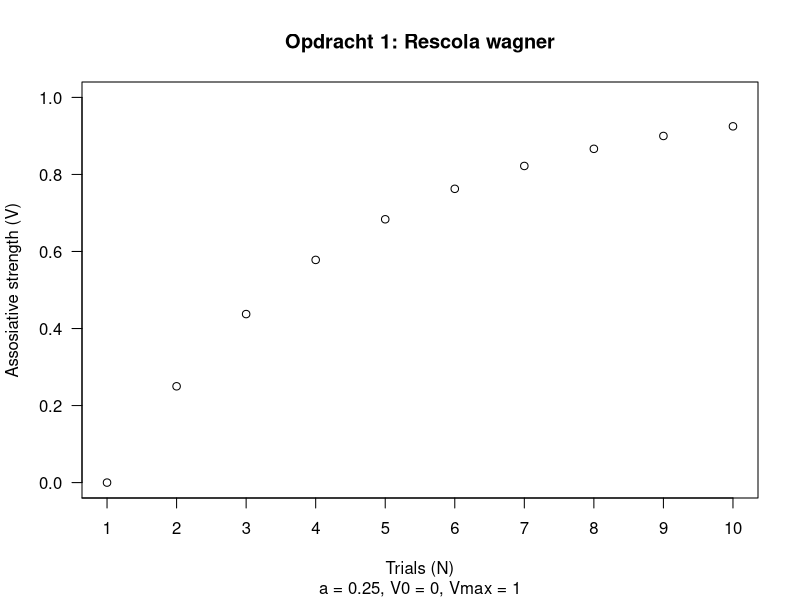
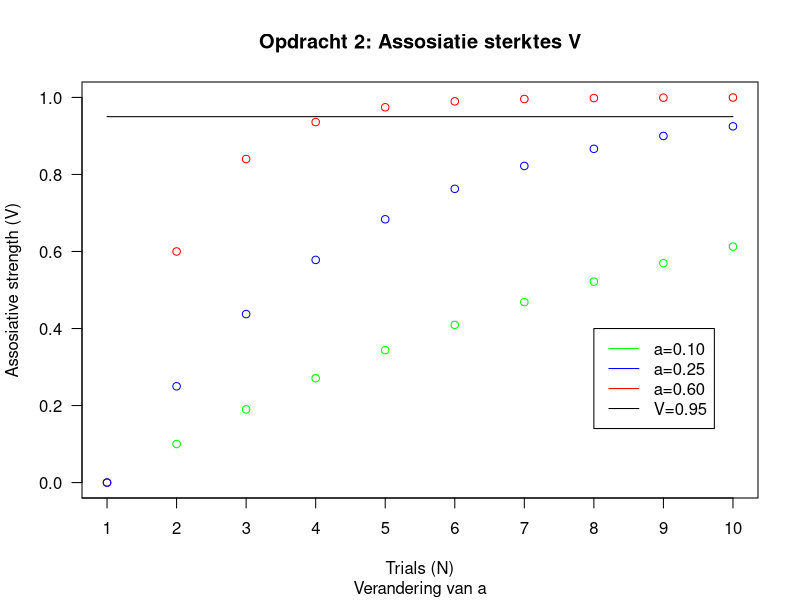
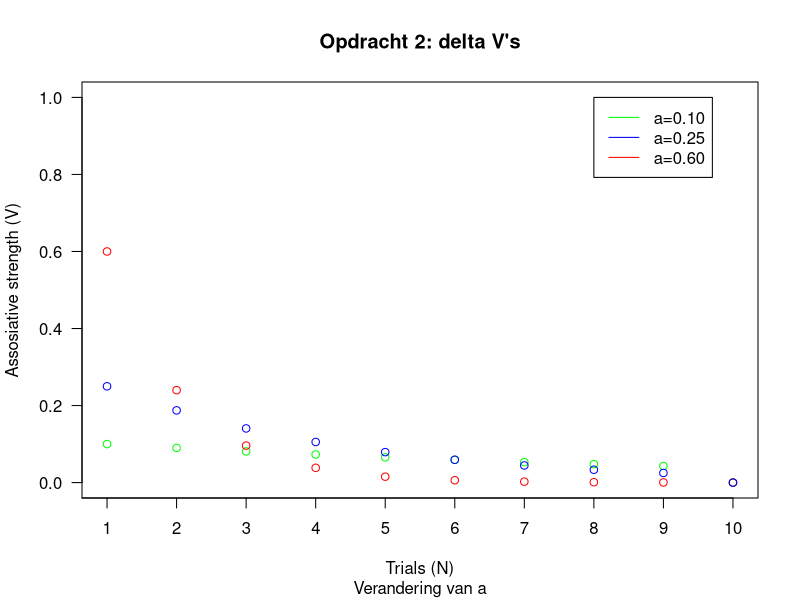
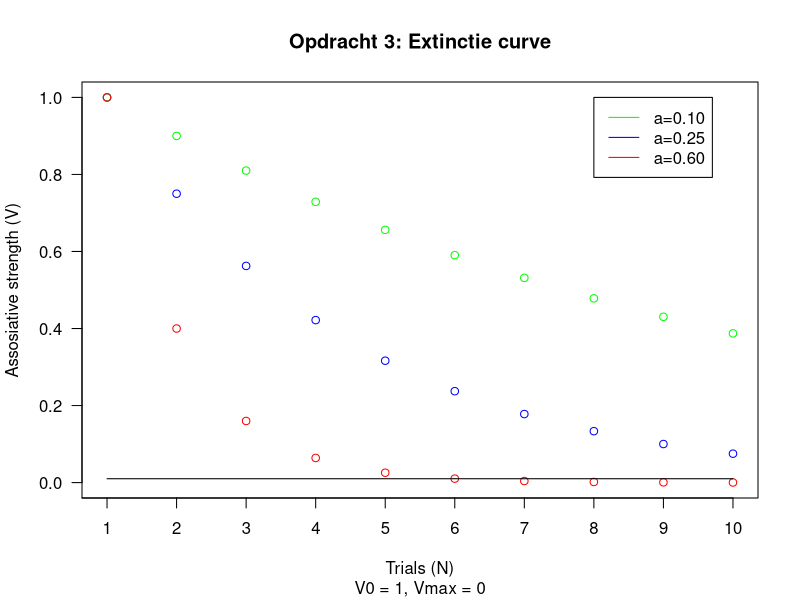
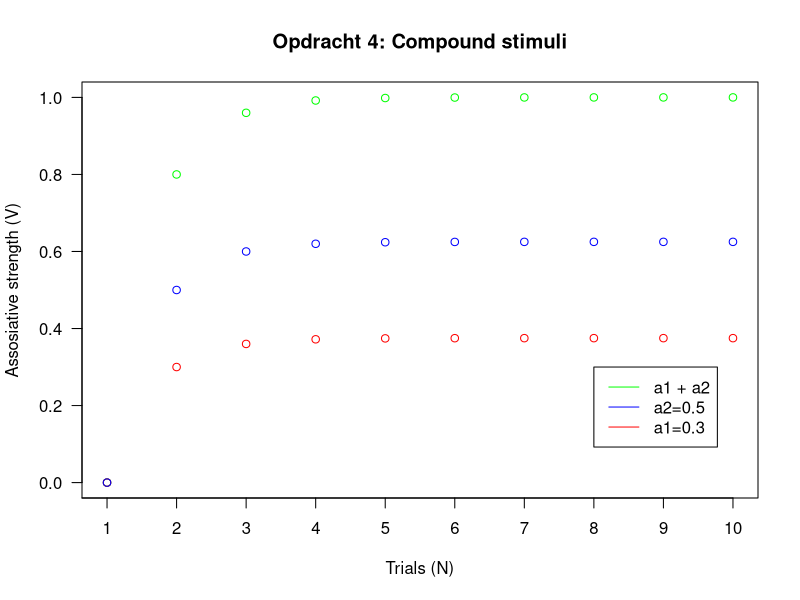
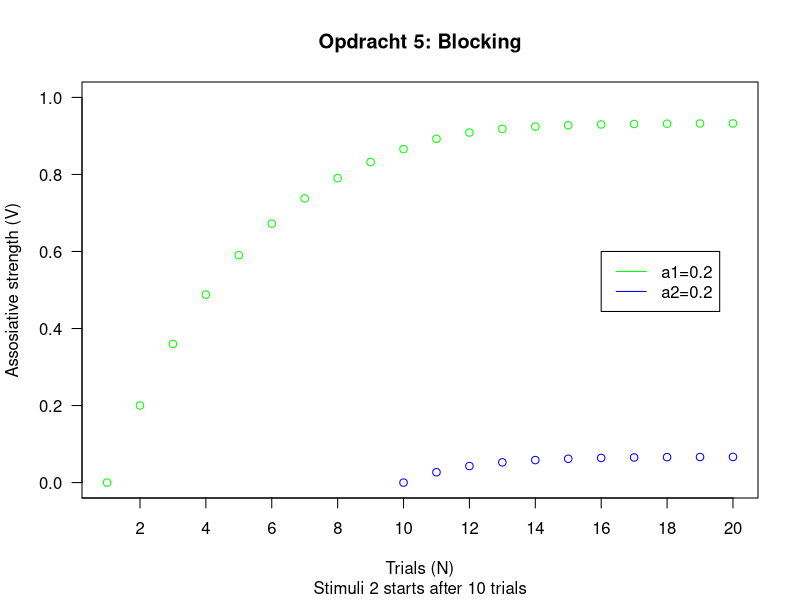
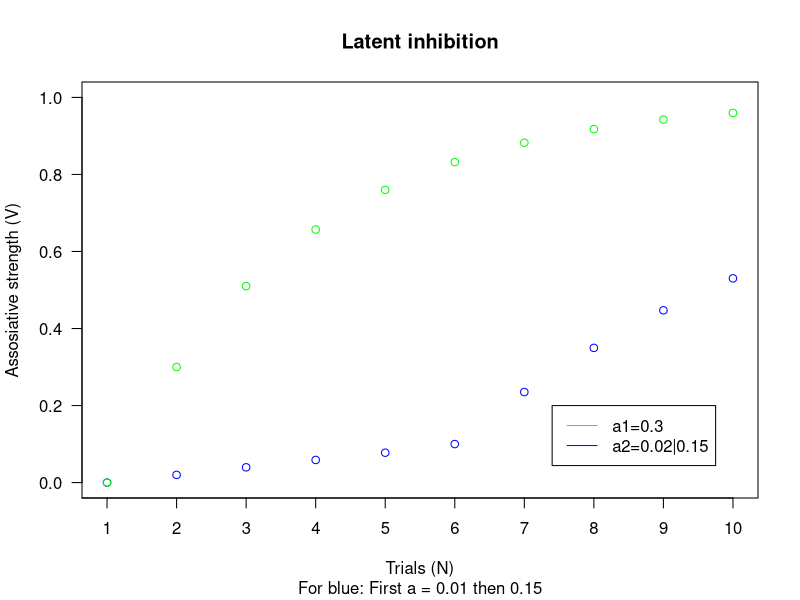

Source code (R) for these figures, in order:
## ---- chunk 1
## set working direcotry
setwd("/home/harm/Uni/cogmod/LC2/") ##<======= SET THIS TO YOUR LC2 FOLDER!
## ---- chunk 2
# Basic Rescola wagner function
rw <- function(a, v0, vM, trials) {
  v = c(v0)
  dV = c()
  
  for (t in 1:(trials-1)) {
    dV[t] = a * (vM - v[t])
    v[t+1] = v[t] + dV[t]
  }
  dV = append(dV, 0)
  return(data.frame(v, dV))
}

# Plot multiple data sets
plt_rw <- function(plts, title, sub) {
  xl = length(plts[[1]]$y)
  plot(0, main=title, sub=sub,
       xlab = "Trials (N)", 
       ylab="Assosiative strength (V)", 
       xlim = c(1,xl), ylim=c(0,1), 
       xaxt="n", yaxt="n", type='l', lty=0)
  for (plt in plts) {
    if (is.null(plt$col)) {
      plt$col = 'black'
    }
    if (is.null(plt$type)) {
      plt$type = 'p'
    }
    if (is.null(plt$x)) {
      plt$x = 1:xl
    }
    lines(plt$x, plt$y, type=plt$type, col=plt$col)
    
  }
  if (xl > 10) {
    axis(1, at=seq(0, xl, 2))
  }
  else {
    axis(1, at=seq(0,xl,1))
  }
  axis(2, at=seq(0,1,0.2), las=2)
}

# Compound stimulus
compound <- function(as, v0, vM, trials) {
  v = c(v0);  v1 = c(v0);  v2 = c(v0)
  dV = c();  dV1 = c();  dV2 = c()
  
  for (t in 1:(trials-1)) {
    dV1[t] = as[1] * (vM - v[t])
    dV2[t] = as[2] * (vM - v[t])
    dV[t] = dV1[t] + dV2[t]
    v[t+1] = v[t] + dV[t]
    v1[t+1] = v1[t] + dV1[t]
    v2[t+1] = v2[t] + dV2[t]
  }
  return(data.frame(v,v1,v2))
}

# Blocking
blocking <- function(as, v0, vM, trials, startB) {
  x1 = 1:trials
  x2 = startB:trials
  v = c(v0);  v1 = c(v0);  v2 = c(v0)
  dV = c();  dV1 = c();  dV2 = c()
  for (t in 1:(trials-1)) {
    dV1[t] = as[1] * (vM - v[t])
    if (t >= startB) {
      dV2[t] = as[2] * (vM - v[t])
    }
    else {
      dV2[t] = 0
    }
    dV[t] = dV1[t] + dV2[t]
    v[t+1] = v[t] + dV[t]
    v1[t+1] = v1[t] + dV1[t]
    if (t >= startB) {
      v2[t+1] = v2[t] + dV2[t]
    }
    else {
      v2[t+1] = 0
    }
  }
  return(list(x1=x1, x2=x2, v1=v1, v2=v2[startB:trials]))
}
## ---- chunk 3
v = list(y=rw(0.25,0,1,10)$v)
plt_rw(list(v), "Opdracht 1: Rescola wagner", "a = 0.25, V0 = 0, Vmax = 1")

## ---- chunk 4
vA = list(y = rw(0.1,0,1,10)$v, col='green')
vB = list(y = rw(0.6,0,1,10)$v, col='red')
vC = list(y = rw(0.25,0,1,10)$v, col='blue')
l = list(y = rep(0.95,10), type='l')


plt_rw(list(vA, vB, vC, l), "Opdracht 2: Assosiatie sterktes V", "Verandering van a")
legend(8,0.4, legend=c("a=0.10",'a=0.25', 'a=0.60','V=0.95'),
       col=c('green','blue','red','black'), lty = c(1,1,1,1))

vA = list(y = rw(0.1,0,1,10)$dV, col='green')
vB = list(y = rw(0.6,0,1,10)$dV, col='red')
vC = list(y = rw(0.25,0,1,10)$dV, col='blue')

plt_rw(list(vA, vB, vC), "Opdracht 2: delta V's", "Verandering van a")
legend(8,1, legend=c("a=0.10",'a=0.25', 'a=0.60'), col=c('green','blue','red'),
       lty = c(1,1,1))

## ---- chunk 5
ext2 = list(y=rw(0.1,1,0,10)$v, col='green')
ext1 = list(y=rw(0.25,1,0,10)$v, col='blue')
ext3 = list(y=rw(0.6,1,0,10)$v, col='red')
l = list(y = rep(0.01,10), type='l')
plt_rw(list(ext1,ext2,ext3, l), "Opdracht 3: Extinctie curve", "V0 = 1, Vmax = 0")
legend(8,1, legend=c("a=0.10", 'a=0.25','a=0.60'), col=c('green','blue', 'red'),
       lty = c(1,1,1))
## ---- chunk 6
cmpd = compound(c(0.3,0.5), 0, 1, 10)
v = list(y = cmpd$v, col = 'green')
v1 = list(y = cmpd$v1, col = 'red')
v2 = list(y = cmpd$v2, col = 'blue')
plt_rw(list(v, v1, v2), "Opdracht 4: Compound stimuli", '')
legend(8,0.3, legend=c('a1 + a2',"a2=0.5", 'a1=0.3'), col=c('green','blue','red'),
       lty = c(1,1,1))
## ---- chunk 7
blck = blocking(c(0.2,0.2), 0, 1, 20, 10)
v1 = list(y=blck$v1, x=blck$x1, col='green')
v2 = list(y=blck$v2, x=blck$x2, col='blue')
plt_rw(list(v1, v2), "Opdracht 5: Blocking", "Stimuli 2 starts after 10 trials")
legend(16,0.6, legend=c('a1=0.2', 'a2=0.2'), col=c('green','blue'),
       lty = c(1,1))
## ---- chunk 8
cont = list(y=rw(0.3, 0, 1, 10)$v, col='green')
vli = list(y=append(rw(0.02, 0, 1, 5)$v,rw(0.15,0.1,1, 5)$v), col='blue')

plt_rw(list(vli, cont), "Latent inhibition","For blue: First a = 0.01 then 0.15")
legend(7.4,0.2, legend=c('a1=0.3', 'a2=0.02|0.15'), col=c('green','blue'),
       lty = c(1,1))

